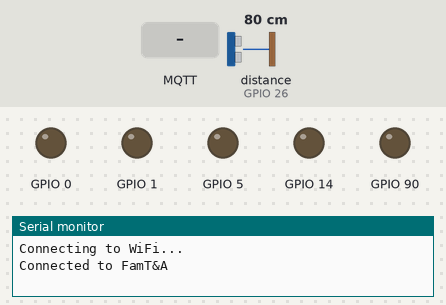
Simulated run of this sketch. Board: ESP32. Parts: output pins drawn as LEDs (lit = HIGH), the last lines printed to the serial monitor. Inputs (shaded band) come from the test bench; at power-on: distance to the obstacle (sensor on GPIO 26) 80 cm. The echo pulse lasts 58.3 µs per cm; WiFi joins after 1.5 s; servers stay silent unless stated; no MQTT or app messages arrive unless stated; pins used as bus, display or sensor lines are not drawn.

Above: at 2.7 s.
2.8 s: MQTT message "5" arrives on the first subscribed topic
At 5.5 s:
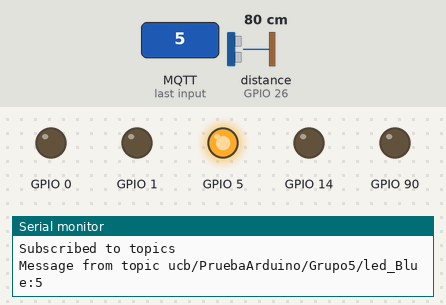
5.8 s: MQTT message "90" arrives on the second subscribed topic
At 6.4 s:
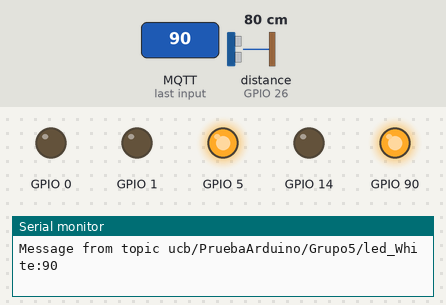
7.3 s: MQTT message "1" arrives on the first subscribed topic
At 7.9 s:
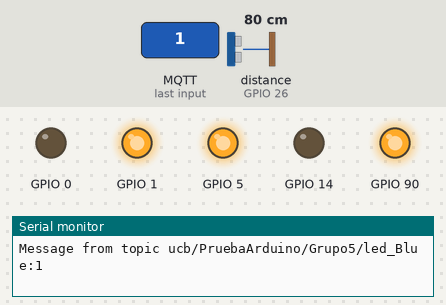
8.8 s: MQTT message "on" arrives on the first subscribed topic
Timing chart, 0 to 11.8 s (numbered marks = the images above; inputs shaded):
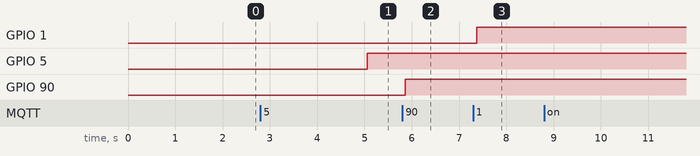

Measured:
- after the input at 2.8 s, GPIO 5: LOW → HIGH after 2.3 s
- after the input at 5.8 s, GPIO 90: LOW → HIGH after 0.06 s
- after the input at 7.3 s, GPIO 1: LOW → HIGH after 0.07 s

The sketch:

MQtt_Practica_3_last.ino
```cpp
#include <WiFi.h>
#include <PubSubClient.h>

const int ECHO_PIN = 26;
const int TRIGGER_PIN = 27;

const char* WIFI_SSID = "FamT&A";
const char* WIFI_PASS = "40186467";
const char* MQTT_BROKER = "broker.hivemq.com";
const int MQTT_PORT = 1883;

const int LED_RED = 14;

const char* CLIENT_ID = "Cliente_ucb_Grupo2_57469"; // unique client id

// Topics of Leds
const char* IN_TOPIC_LED_BLUE = "ucb/PruebaArduino/Grupo5/led_Blue";
const char* IN_TOPIC_LED_WHITE = "ucb/PruebaArduino/Grupo5/led_White";

// Topic of sensor
const char* OUT_TOPIC_SENSOR_GRAPH = "ucb/PruebaArduino/Grupo5/sensor";
const char* OUT_TOPIC_SENSOR_TEXT = "ucb/PruebaArduino/Grupo5/sensor_text";


WiFiClient wifiClient;
PubSubClient mqttClient(wifiClient);

// PubSubClient callback function
void callback(const char* topic, byte* payload, unsigned int length) {
  String message;
  // Receive message
  for (int i = 0; i < length; i++) {
    message += String((char) payload[i]);
  }

  if(String(topic) != OUT_TOPIC_SENSOR_GRAPH && String(topic) != OUT_TOPIC_SENSOR_TEXT ){
    Serial.println("Message from topic " + String(topic) + ":" + message);
  }

  takeActions_onLeds(topic,message);

  int cm = 0.01723 * readUltrasonicDistance(TRIGGER_PIN, ECHO_PIN);
  publishMessages_Distance_toGraph(cm);
  publishMessage_Warning(cm);

}
void takeActions_onLeds(const char* topic, String message ){
  int message_int =  message.toInt();
  if (String(topic) == IN_TOPIC_LED_WHITE) {
    actionOnLed(message_int);
  }
  if (String(topic) == IN_TOPIC_LED_BLUE) {
    actionOnLed(message_int);
  }
}

void publishMessages_Distance_toGraph(int cm){
  String cm_str = String(cm);
  mqttClient.publish(OUT_TOPIC_SENSOR_GRAPH, cm_str.c_str());
}

void publishMessage_Warning(int cm){
  String messageWarning;
  if (cm <  15 ){
    turnOnLed(LED_RED);
    messageWarning = "An object is too close ¡¡ Be careful ¡¡ \n Red led is ON ";
  }else{
    turnOffLed(LED_RED);
    messageWarning = " Red led is OFF ";
  }
  mqttClient.publish(OUT_TOPIC_SENSOR_TEXT, messageWarning.c_str());
}

void setup() {
  Serial.begin(115200);
  Serial.println("Connecting to WiFi...");

  WiFi.begin(WIFI_SSID, WIFI_PASS);
  if (WiFi.waitForConnectResult() != WL_CONNECTED) {
    Serial.println("Couldn't connect to WiFi.");
    while(1) delay(100);
  }
  Serial.println("Connected to " + String(WIFI_SSID));

  mqttClient.setServer(MQTT_BROKER, MQTT_PORT);
  mqttClient.setCallback(callback);
}

boolean mqttClientConnect() {
  Serial.println("Connecting to MQTT broker...");
  if (mqttClient.connect(CLIENT_ID)){
    Serial.println("Connected to " + String(MQTT_BROKER));

    mqttClient.subscribe(IN_TOPIC_LED_BLUE);
    mqttClient.subscribe(IN_TOPIC_LED_WHITE);
    mqttClient.subscribe(OUT_TOPIC_SENSOR_GRAPH);
    mqttClient.subscribe(OUT_TOPIC_SENSOR_TEXT);
    Serial.println("Subscribed to topics ");
  } else {
    Serial.println("Couldn't connect to MQTT broker.");
  }
  return mqttClient.connected();
}

unsigned long previousConnectMillis = 0;
unsigned long previousPublishMillis = 0;

void loop(){
  unsigned long now = millis();
  if (!mqttClient.connected()) {
    // Connect to MQTT broker
    if (now - previousConnectMillis >= 5000) {
      previousConnectMillis = now;
      if (mqttClientConnect()) {
        previousConnectMillis = 0;
      } else {
        delay(1000);
        }
    }
  } else {
    // This should be called regularly to allow the client to process incoming
    // messages and maintain its connection to the server
    mqttClient.loop(); // Here go to function "callback"
    delay(100);
  }
}

void turnOnLed(int ledPin)
{
  pinMode(ledPin,OUTPUT);
  digitalWrite(ledPin,HIGH);
}
void turnOffLed(int ledPin)
{
  pinMode(ledPin,OUTPUT);
  digitalWrite(ledPin,LOW);
}

void actionOnLed(int ledPin)
{
  if (ledPin > 0){
    turnOnLed(ledPin);
  }else{
    ledPin = ledPin * -1 ;
    turnOffLed(ledPin);
  }
}

long readUltrasonicDistance(int triggerPin, int echoPin)
{
  pinMode(triggerPin, OUTPUT);  // Clear the trigger
  digitalWrite(triggerPin, LOW);
  delayMicroseconds(2);
  //-Sets the trigger pin to HIGH state for 10 microseconds
  digitalWrite(triggerPin, HIGH);
  delayMicroseconds(10);
  digitalWrite(triggerPin, LOW);
  pinMode(echoPin, INPUT);
  //- Reads the echo pin, and returns the sound wave travel time in microseconds
  return pulseIn(echoPin, HIGH);
}
```
